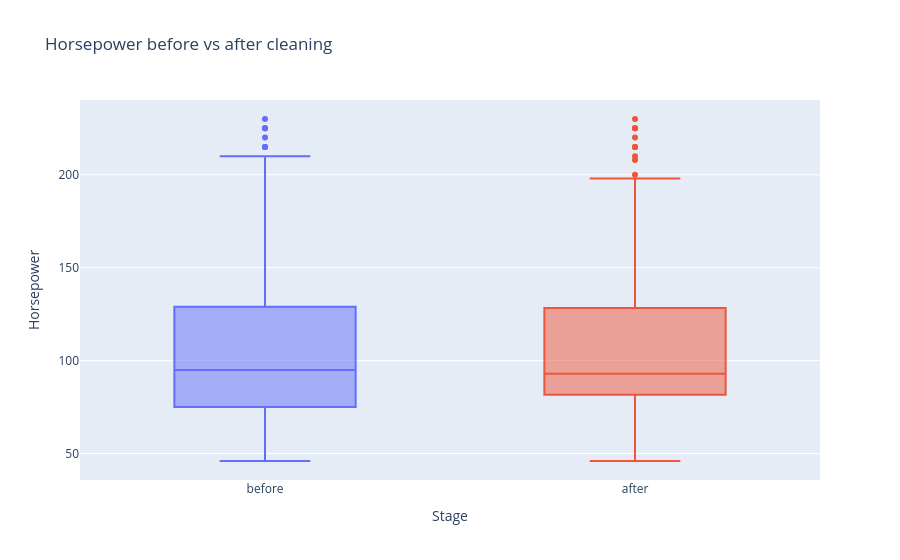

This figure's notebook cell:
### Markdown cell above
## 3.8 Compare Before and After Cleaning

"Before" is the merged data before duplicates were removed and values imputed. The cleaned data is then saved to the `cars_clean` table in Neon.

### Code cell
display(cars.compare_before_after())
cars.before_after_plot("Horsepower").show()

display(cars.save_clean())

### Figure 1 — Plotly figure (JSON) as saved in the notebook; plotly's stock layout.template omitted (floating-point values rounded to 4 significant figures; data arrays with more than 128 entries replaced by an {"elided": "..."} marker saying what was removed)
{"data": [{"alignmentgroup": "True", "hovertemplate": "Stage=%{x}<br>Horsepower=%{y}<extra></extra>", "legendgroup": "before", "marker": {"color": "#636efa"}, "name": "before", "notched": false, "offsetgroup": "before", "orientation": "v", "showlegend": true, "type": "box", "x": {"elided": "1406 str values"}, "x0": " ", "xaxis": "x", "y": {"elided": "1406 float values"}, "y0": " ", "yaxis": "y"}, {"alignmentgroup": "True", "hovertemplate": "Stage=%{x}<br>Horsepower=%{y}<extra></extra>", "legendgroup": "after", "marker": {"color": "#EF553B"}, "name": "after", "notched": false, "offsetgroup": "after", "orientation": "v", "showlegend": true, "type": "box", "x": {"elided": "1358 str values"}, "x0": " ", "xaxis": "x", "y": {"elided": "1358 float values"}, "y0": " ", "yaxis": "y"}], "layout": {"boxmode": "overlay", "legend": {"title": {"text": "Stage"}, "tracegroupgap": 0}, "showlegend": false, "title": {"text": "Horsepower before vs after cleaning"}, "xaxis": {"anchor": "y", "categoryarray": ["before", "after"], "categoryorder": "array", "domain": [0, 1], "title": {"text": "Stage"}}, "yaxis": {"anchor": "x", "domain": [0, 1], "title": {"text": "Horsepower"}}}}
